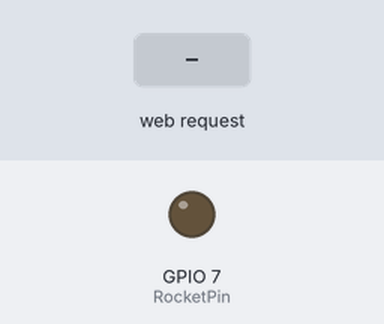
The sketch below on a simulated ESP32-S3. Shown: output pins drawn as LEDs (lit = HIGH). Inputs (shaded band) come from the test bench. What the sketch prints to the serial monitor is not drawn.

Above: at 1.2 s.
1.3 s: HTTP request GET /toggle received
At 2.3 s:
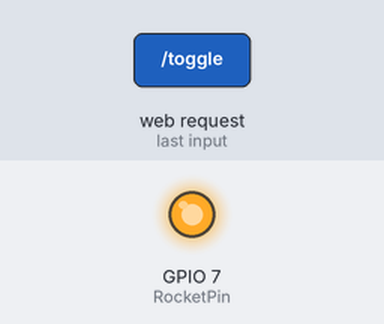
Timing chart, 0 to 4.3 s (numbered marks = the images above; inputs shaded):
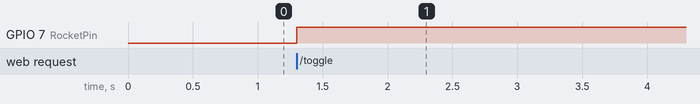

Measured:
- after the input at 1.3 s, GPIO 7 (RocketPin): LOW → HIGH at once

The sketch:

GlyphC6_AP_Server.ino
```cpp
#include <WiFi.h>
#include <ESPAsyncWebServer.h>

const char* ssid = "Rocket Launcher";
const char* password = "12345678";

const int RocketPin = 7;
bool EngineState = false;

AsyncWebServer server(80);

// ------------------- HTML -------------------
const char htmlPage[] PROGMEM = R"rawliteral(
<!DOCTYPE html>
<html lang="en">
<head>
<meta charset="UTF-8">
<meta name="viewport" content="width=device-width, initial-scale=1.0">
<title>Rocket Launch pad Controller</title>
<style>
:root {--bg-color:#000000;--primary:#FFD700;--secondary:#CCCCCC;--text-color:#FFFFFF;}
body {margin:0;padding:0;font-family:'Segoe UI',sans-serif;background:var(--bg-color);color:var(--text-color);display:flex;flex-direction:column;align-items:center;justify-content:flex-start;min-height:100vh;overflow-x:hidden;}
h1{text-align:center;margin-top:40px;font-size:2.5rem;color:var(--primary);text-shadow:0 0 2px var(--primary),0 0 20px var(--primary);letter-spacing:2px;}
h2{text-align:center;margin-bottom:30px;color:var(--secondary);font-weight:bold;text-shadow:0 0 2px var(--secondary);transition:all 0.3s ease-in-out;}
button{width:160px;height:160px;border:3px solid var(--primary);border-radius:50%;font-size:1.3rem;font-weight:bold;color:var(--text-color);background:#111111;cursor:pointer;box-shadow:0 0 15px var(--primary), inset 0 0 10px #222222;transition:all 0.3s ease;}
button:hover{box-shadow:0 0 25px var(--primary), inset 0 0 15px #333333;transform:scale(1.05);}
button.active{background:var(--primary);color:var(--bg-color);box-shadow:0 0 35px var(--primary), inset 0 0 15px #333333;}
.engineMessage{font-family:'Gill Sans','Gill Sans MT',Calibri,'Trebuchet MS',sans-serif;margin-top:20px;font-size:1.5rem;text-align:center;transition:opacity 0.5s ease-in-out;}
footer{position:absolute;bottom:20px;color:var(--secondary);font-size:0.9rem;text-align:center;width:100%;text-shadow:0 0 5px var(--secondary);}
.line{width:80%;height:2px;background:linear-gradient(90deg,transparent,var(--primary),transparent);margin:10px 0;animation:glowMove 2s linear infinite;}
@keyframes glowMove{0%{background-position:0% 0%;}100%{background-position:100% 0%;}}
</style>
</head>
<body>
<h1>ESP32 Smart Rocket Launcher</h1>
<h2>Engine Status: <span id="statusText">OFF</span></h2>
<p id="engineMessage" class="engineMessage" style="color: var(--primary); font-size: 1.2rem; margin-top: 10px;">Ready to Engage...</p>
<div class="line"></div>
<button id="ledBtn" onclick="toggleLED()">OFF</button>
<div class="line"></div>
<footer>Launch sequence will begin once you press the Button.</footer>

<script>
document.addEventListener("DOMContentLoaded", function() {
    let EngineState = false;
    let timerSequence = [];

    function fadeMessage(newText, delay){
        const message = document.getElementById('engineMessage');
        timerSequence.push(setTimeout(()=>{
            message.style.opacity = 0;
            setTimeout(()=>{
                message.textContent = newText;
                message.style.opacity = 1;
            }, 500);
        }, delay));
    }

    function updateStatusText(){
        const btn = document.getElementById('ledBtn');
        const status = document.getElementById('statusText');
        timerSequence.forEach(clearTimeout);
        timerSequence = [];

        if(EngineState){
            btn.classList.add('active');
            btn.textContent='ON';
            status.textContent='ON';
            fadeMessage("Thrusters Engaged",0);
            fadeMessage("Launching",2000);
            fadeMessage("Launching.",3000);
            fadeMessage("Launching..",4000);
            fadeMessage("Launching...",5000);
            fadeMessage("Launched.",6000);
        } else {
            btn.classList.remove('active');
            btn.textContent='OFF';
            status.textContent='OFF';
            fadeMessage("Ready to Engage...",0);
        }
    }

    // --- Key fix: use fetch to call ESP32 toggle endpoint ---
    function toggleLED(){
        fetch("/toggle")
        .then(response => response.text())
        .then(data => {
            EngineState = (data === "on");
            updateStatusText();
        })
        .catch(err => console.error("Error:", err));
    }

    // Assign button click AFTER DOM loaded
    document.getElementById('ledBtn').addEventListener('click', toggleLED);

    // Initialize UI
    updateStatusText();
});

</script>
</body>
</html>
)rawliteral";
// ------------------- End HTML -------------------

void setup() {
  Serial.begin(115200);
  pinMode(RocketPin, OUTPUT);
  digitalWrite(RocketPin, LOW);

  // Start AP
  WiFi.softAP(ssid, password);
  Serial.println("Access Point Started");
  Serial.print("IP: ");
  Serial.println(WiFi.softAPIP());

  // Web Server
  server.on("/", HTTP_GET, [](AsyncWebServerRequest *request){
    request->send_P(200, "text/html", htmlPage);
  });

  // Toggle LED endpoint
  server.on("/toggle", HTTP_GET, [](AsyncWebServerRequest *request){
    EngineState = !EngineState;
    digitalWrite(RocketPin, EngineState);
    request->send(200, "text/plain", EngineState ? "on" : "off");
  });

  // Status endpoint
  server.on("/status", HTTP_GET, [](AsyncWebServerRequest *request){
    request->send(200, "text/plain", EngineState ? "on" : "off");
  });

  server.begin();
}

void loop() {
  // Nothing here, AsyncWebServer handles everything
}
```
